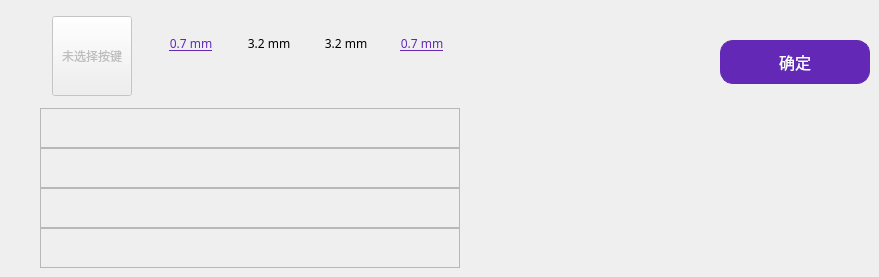
              <widget class="QWidget" name="tab21">
               <attribute name="title">
                <string>动态键程(DKS)</string>
               </attribute>
               <widget class="QPushButton" name="pushButton_DKS">
                <property name="enabled">
                 <bool>false</bool>
                </property>
                <property name="geometry">
                 <rect>
                  <x>52</x>
                  <y>16</y>
                  <width>80</width>
                  <height>80</height>
                 </rect>
                </property>
                <property name="text">
                 <string>未选择按键</string>
                </property>
               </widget>
               <widget class="QLabel" name="labelPress1">
                <property name="geometry">
                 <rect>
                  <x>156</x>
                  <y>35</y>
                  <width>70</width>
                  <height>16</height>
                 </rect>
                </property>
                <property name="font">
                 <font>
                  <family>MiSans</family>
                  <italic>false</italic>
                  <underline>true</underline>
                  <fontweight>Medium</fontweight>
                 </font>
                </property>
                <property name="cursor">
                 <cursorShape>PointingHandCursor</cursorShape>
                </property>
                <property name="styleSheet">
                 <string notr="true">color:#6329B6</string>
                </property>
                <property name="text">
                 <string>0.7 mm</string>
                </property>
                <property name="alignment">
                 <set>Qt::AlignmentFlag::AlignCenter</set>
                </property>
               </widget>
               <widget class="QLabel" name="labelPress2">
                <property name="geometry">
                 <rect>
                  <x>234</x>
                  <y>35</y>
                  <width>70</width>
                  <height>16</height>
                 </rect>
                </property>
                <property name="font">
                 <font>
                  <family>MiSans</family>
                  <italic>false</italic>
                  <fontweight>Medium</fontweight>
                 </font>
                </property>
                <property name="cursor">
                 <cursorShape>ArrowCursor</cursorShape>
                </property>
                <property name="text">
                 <string>3.2 mm</string>
                </property>
                <property name="alignment">
                 <set>Qt::AlignmentFlag::AlignCenter</set>
                </property>
               </widget>
               <widget class="QLabel" name="labelRelease1">
                <property name="geometry">
                 <rect>
                  <x>311</x>
                  <y>35</y>
                  <width>70</width>
                  <height>16</height>
                 </rect>
                </property>
                <property name="font">
                 <font>
                  <family>MiSans</family>
                  <italic>false</italic>
                  <fontweight>Medium</fontweight>
                 </font>
                </property>
                <property name="cursor">
                 <cursorShape>ArrowCursor</cursorShape>
                </property>
                <property name="text">
                 <string>3.2 mm</string>
                </property>
                <property name="alignment">
                 <set>Qt::AlignmentFlag::AlignCenter</set>
                </property>
               </widget>
               <widget class="QLabel" name="labelRelease2">
                <property name="geometry">
                 <rect>
                  <x>387</x>
                  <y>35</y>
                  <width>70</width>
                  <height>16</height>
                 </rect>
                </property>
                <property name="font">
                 <font>
                  <family>MiSans</family>
                  <italic>false</italic>
                  <underline>true</underline>
                  <fontweight>Medium</fontweight>
                 </font>
                </property>
                <property name="cursor">
                 <cursorShape>PointingHandCursor</cursorShape>
                </property>
                <property name="styleSheet">
                 <string notr="true">color:#6329B6</string>
                </property>
                <property name="text">
                 <string>0.7 mm</string>
                </property>
                <property name="alignment">
                 <set>Qt::AlignmentFlag::AlignCenter</set>
                </property>
               </widget>
               <widget class="QLabel" name="labelPress3">
                <property name="geometry">
                 <rect>
                  <x>181</x>
                  <y>64</y>
                  <width>24</width>
                  <height>24</height>
                 </rect>
                </property>
                <property name="cursor">
                 <cursorShape>PointingHandCursor</cursorShape>
                </property>
                <property name="text">
                 <string/>
                </property>
                <property name="pixmap">
                 <pixmap resource="res.qrc">:/images/k/ic_press.png</pixmap>
                </property>
                <property name="alignment">
                 <set>Qt::AlignmentFlag::AlignCenter</set>
                </property>
               </widget>
               <widget class="QLabel" name="labelPress4">
                <property name="geometry">
                 <rect>
                  <x>257</x>
                  <y>64</y>
                  <width>24</width>
                  <height>24</height>
                 </rect>
                </property>
                <property name="cursor">
                 <cursorShape>ArrowCursor</cursorShape>
                </property>
                <property name="text">
                 <string/>
                </property>
                <property name="pixmap">
                 <pixmap resource="res.qrc">:/images/k/ic_bottom.png</pixmap>
                </property>
                <property name="alignment">
                 <set>Qt::AlignmentFlag::AlignCenter</set>
                </property>
               </widget>
               <widget class="QLabel" name="labelRelease3">
                <property name="geometry">
                 <rect>
                  <x>334</x>
                  <y>64</y>
                  <width>24</width>
                  <height>24</height>
                 </rect>
                </property>
                <property name="cursor">
                 <cursorShape>ArrowCursor</cursorShape>
                </property>
                <property name="text">
                 <string/>
                </property>
                <property name="pixmap">
                 <pixmap resource="res.qrc">:/images/k/ic_lift.png</pixmap>
                </property>
                <property name="alignment">
                 <set>Qt::AlignmentFlag::AlignCenter</set>
                </property>
               </widget>
               <widget class="QLabel" name="labelRelease4">
                <property name="geometry">
                 <rect>
                  <x>410</x>
                  <y>64</y>
                  <width>24</width>
                  <height>24</height>
                 </rect>
                </property>
                <property name="cursor">
                 <cursorShape>PointingHandCursor</cursorShape>
                </property>
                <property name="text">
                 <string/>
                </property>
                <property name="pixmap">
                 <pixmap resource="res.qrc">:/images/k/ic_peak.png</pixmap>
                </property>
                <property name="alignment">
                 <set>Qt::AlignmentFlag::AlignCenter</set>
                </property>
               </widget>
               <widget class="ModuleDKSItem" name="frameDKS1">
                <property name="geometry">
                 <rect>
                  <x>40</x>
                  <y>108</y>
                  <width>420</width>
                  <height>40</height>
                 </rect>
                </property>
                <property name="frameShape">
                 <enum>QFrame::Shape::StyledPanel</enum>
                </property>
                <property name="frameShadow">
                 <enum>QFrame::Shadow::Raised</enum>
                </property>
               </widget>
               <widget class="ModuleDKSItem" name="frameDKS2">
                <property name="geometry">
                 <rect>
                  <x>40</x>
                  <y>148</y>
                  <width>420</width>
                  <height>40</height>
                 </rect>
                </property>
                <property name="frameShape">
                 <enum>QFrame::Shape::StyledPanel</enum>
                </property>
                <property name="frameShadow">
                 <enum>QFrame::Shadow::Raised</enum>
                </property>
               </widget>
               <widget class="ModuleDKSItem" name="frameDKS3">
                <property name="geometry">
                 <rect>
                  <x>40</x>
                  <y>188</y>
                  <width>420</width>
                  <height>40</height>
                 </rect>
                </property>
                <property name="frameShape">
                 <enum>QFrame::Shape::StyledPanel</enum>
                </property>
                <property name="frameShadow">
                 <enum>QFrame::Shadow::Raised</enum>
                </property>
               </widget>
               <widget class="ModuleDKSItem" name="frameDKS4">
                <property name="geometry">
                 <rect>
                  <x>40</x>
                  <y>228</y>
                  <width>420</width>
                  <height>40</height>
                 </rect>
                </property>
                <property name="frameShape">
                 <enum>QFrame::Shape::StyledPanel</enum>
                </property>
                <property name="frameShadow">
                 <enum>QFrame::Shadow::Raised</enum>
                </property>
               </widget>
               <widget class="QPushButton" name="pushButton_OKDKS">
                <property name="geometry">
                 <rect>
                  <x>720</x>
                  <y>40</y>
                  <width>150</width>
                  <height>44</height>
                 </rect>
                </property>
                <property name="minimumSize">
                 <size>
                  <width>44</width>
                  <height>44</height>
                 </size>
                </property>
                <property name="maximumSize">
                 <size>
                  <width>444</width>
                  <height>16777215</height>
                 </size>
                </property>
                <property name="font">
                 <font>
                  <family>MiSans</family>
                  <pointsize>-1</pointsize>
                  <italic>false</italic>
                  <bold>false</bold>
                 </font>
                </property>
                <property name="focusPolicy">
                 <enum>Qt::FocusPolicy::NoFocus</enum>
                </property>
                <property name="styleSheet">
                 <string notr="true">QPushButton{background-color:#6329B6;border:1px solid #6329B6;border-radius:13px;color:white;font-size:16px;}</string>
                </property>
                <property name="text">
                 <string>确定</string>
                </property>
               </widget>
              </widget>
